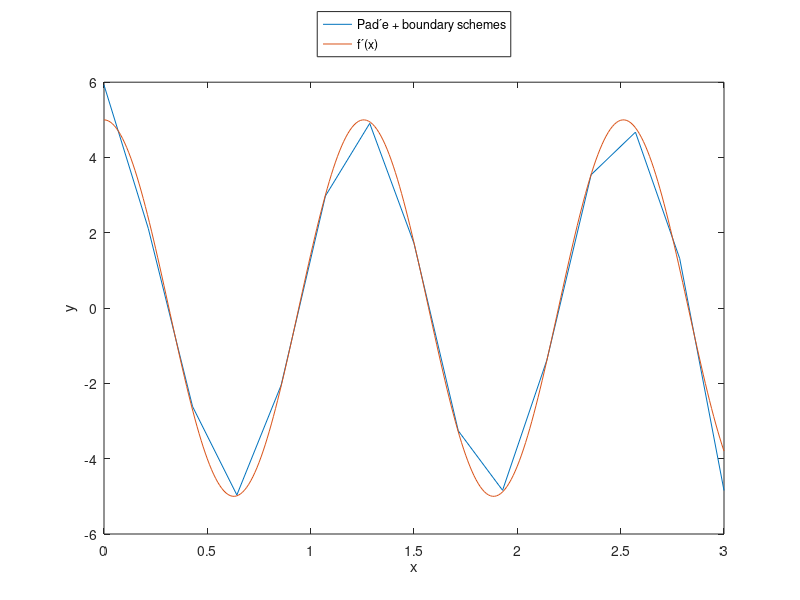

MATLAB code to generate this figure:
shape = 15matc=zeros(shape,shape)matans=zeros(shape,shape)matc(1,1)=1matc(1,2)=2for i=2:shape-1  for j=1:shape    if(j==i-1)      matc(i,j)=1    elseif(j==i)      matc(i,j)=4    elseif(j==i+1)      matc(i,j)=1    endif   endendmatc(shape,shape-1)=2matc(shape,shape)=1matans(1,1)=-5/2matans(1,2)=2matans(1,3)=1/2for i =2:shape-1  for j=1:shape    if(j==i+1)      matans(i,j)=3    elseif(j==i-1)      matans(i,j)=-3    endif  endendmatans(shape,shape)=5/2matans(shape,shape-1)=-2matans(shape,shape-2)=-1/2x=linspace(0,3,shape)x=x(1:shape)mat_sin=linspace(0,3,shape)mat_sin=mat_sin(1:shape)mat_sin=sin(5*mat_sin)matans=mat_sin.*matansmat_ans=matc\matansmat_sum=sum(mat_ans,2)/(x(2)-x(1))x_real=[0:0.01:3]mat_realsin=5*cos(5*x_real)plot(x,mat_sum)holdplot(x_real,mat_realsin)xlabel('x');ylabel('y');legend('Padˊe + boundary schemes','fˊ(x)');legend('Location','northoutside');print("-djpeg",["C_2",'.jpg'])